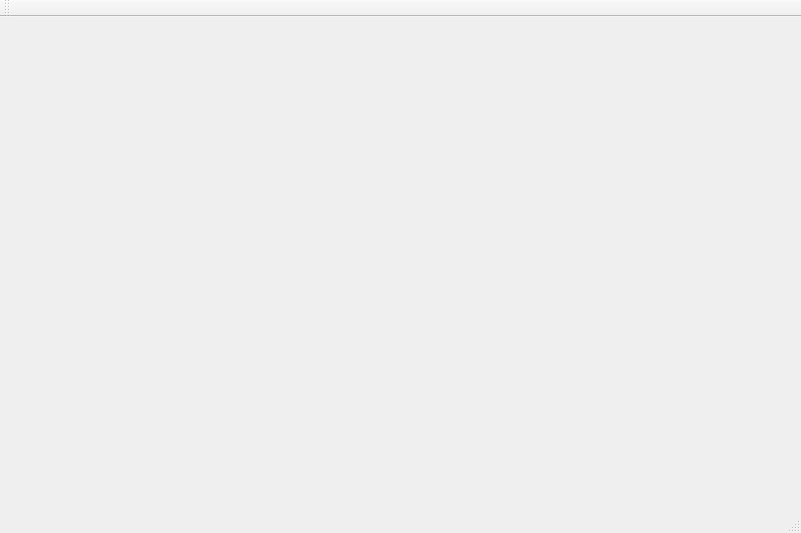
<?xml version="1.0" encoding="UTF-8"?>
<ui version="4.0">
 <class>MainWindow</class>
 <widget class="QMainWindow" name="MainWindow">
  <property name="geometry">
   <rect>
    <x>0</x>
    <y>0</y>
    <width>801</width>
    <height>533</height>
   </rect>
  </property>
  <property name="windowTitle">
   <string>MainWindow</string>
  </property>
  <widget class="QWidget" name="centralWidget"/>
  <widget class="QMenuBar" name="menuBar">
   <property name="geometry">
    <rect>
     <x>0</x>
     <y>0</y>
     <width>801</width>
     <height>22</height>
    </rect>
   </property>
  </widget>
  <widget class="QToolBar" name="mainToolBar">
   <attribute name="toolBarArea">
    <enum>TopToolBarArea</enum>
   </attribute>
   <attribute name="toolBarBreak">
    <bool>false</bool>
   </attribute>
  </widget>
  <widget class="QStatusBar" name="statusBar"/>
 </widget>
 <layoutdefault spacing="6" margin="11"/>
 <resources/>
 <connections/>
</ui>
